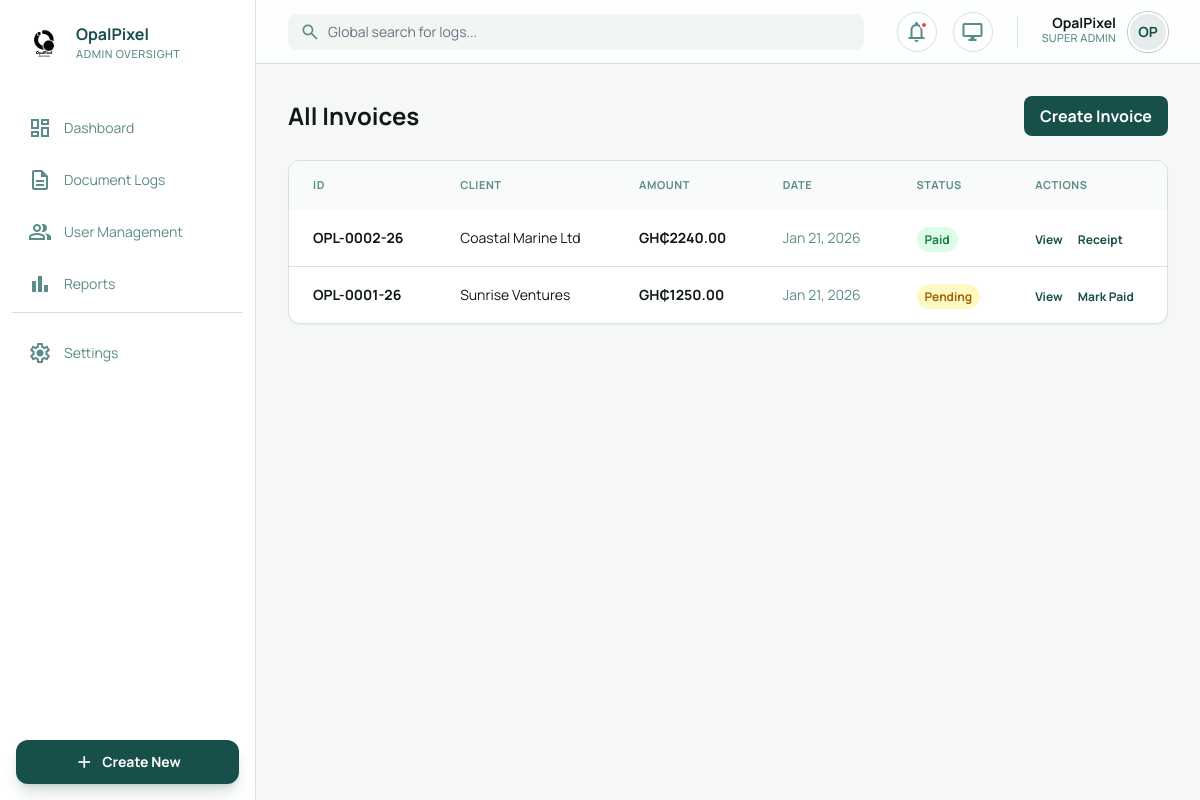
/invoices (signed in), run on the app's committed database.
### models.py (models this page shows, shortened)
class User(UserMixin, db.Model):
    id = db.Column(db.Integer, primary_key=True)
    full_name = db.Column(db.String(100), nullable=False)
    worker_id = db.Column(db.String(50), unique=True, nullable=False)
    position = db.Column(db.String(50))
    nationality = db.Column(db.String(80))
    location = db.Column(db.String(150))
    address = db.Column(db.String(255))
    image_path = db.Column(db.String(255))
    role = db.Column(db.String(20), default='worker') # 'admin' or 'worker'
    password_hash = db.Column(db.String(128))

class Invoice(db.Model):
    id = db.Column(db.Integer, primary_key=True)
    invoice_number = db.Column(db.String(30), unique=True)
    client_name = db.Column(db.String(100), nullable=False)
    client_email = db.Column(db.String(120))
    client_phone = db.Column(db.String(30))
    client_address = db.Column(db.String(255))
    amount = db.Column(db.Float, nullable=False)
    tax_rate = db.Column(db.Float, default=0.0)
    tax_amount = db.Column(db.Float, default=0.0)
    status = db.Column(db.String(20), default='Pending') # Pending, Paid
    date_created = db.Column(db.DateTime, default=datetime.utcnow)
    due_date = db.Column(db.DateTime)
    user_id = db.Column(db.Integer, db.ForeignKey('user.id'), nullable=False)
    user = db.relationship('User', backref='invoices', lazy=True)
    items = db.relationship('InvoiceItem', backref='invoice', lazy=True)
    receipt = db.relationship('Receipt', backref='invoice', uselist=False, lazy=True)

### app.py (the view)
@app.route('/invoices')
@login_required
def invoices_list():
    if current_user.role != 'admin': return redirect(url_for('worker_dashboard'))
    invoices = Invoice.query.order_by(Invoice.date_created.desc()).all()
    return render_template('invoices_list.html', user=current_user, invoices=invoices)

### auth.py (called while the page is built)
@login_manager.user_loader
def load_user(user_id):
    return User.query.get(int(user_id))

### templates/invoices_list.html
{% extends "base_admin.html" %}
{% block content %}
<div class="space-y-6">
    <div class="flex justify-between items-center">
        <h2 class="text-2xl font-bold">All Invoices</h2>
        <a href="{{ url_for('create_invoice') }}" class="bg-primary text-white px-4 py-2 rounded-lg font-bold">
            Create Invoice
        </a>
    </div>
    <div class="bg-white dark:bg-[#1a2b2a] rounded-xl border border-[#d3e3e2] dark:border-[#2a3a39] shadow-sm overflow-hidden">
        <div class="overflow-x-auto">
            <table class="w-full text-left">
                <thead class="bg-[#f9fafa] dark:bg-[#233534] text-[#5a8c88] text-[11px] font-bold uppercase tracking-wider">
                    <tr>
                        <th class="px-6 py-4">ID</th>
                        <th class="px-6 py-4">Client</th>
                        <th class="px-6 py-4">Amount</th>
                        <th class="px-6 py-4">Date</th>
                        <th class="px-6 py-4">Status</th>
                        <th class="px-6 py-4">Actions</th>
                    </tr>
                </thead>
                <tbody class="divide-y divide-[#d3e3e2] dark:divide-[#2a3a39]">
                    {% for invoice in invoices %}
                    <tr class="hover:bg-gray-50 dark:hover:bg-[#233534]/50 transition-colors">
                        <td class="px-6 py-4 font-bold text-sm">{{ invoice.invoice_number or ('#INV-' ~ invoice.id) }}</td>
                        <td class="px-6 py-4 text-sm">{{ invoice.client_name }}</td>
                        <td class="px-6 py-4 font-bold text-sm">GH₵{{ "%.2f"|format(invoice.amount) }}</td>
                        <td class="px-6 py-4 text-sm text-[#5a8c88]">{{ invoice.date_created.strftime('%b %d, %Y') }}</td>
                        <td class="px-6 py-4">
                            {% if invoice.status == 'Paid' %}
                                <span class="px-2 py-1 rounded-full text-xs font-bold bg-green-100 text-green-700">Paid</span>
                            {% else %}
                                <span class="px-2 py-1 rounded-full text-xs font-bold bg-yellow-100 text-yellow-700">Pending</span>
                            {% endif %}
                        </td>
                        <td class="px-6 py-4 space-x-3">
                            <a href="{{ url_for('view_invoice', invoice_id=invoice.id) }}" class="text-primary font-bold text-xs hover:underline">View</a>
                            {% if invoice.status == 'Pending' %}
                                <form action="{{ url_for('pay_invoice', invoice_id=invoice.id) }}" method="POST" class="inline">
                                    <button class="text-primary font-bold text-xs hover:underline">Mark Paid</button>
                                </form>
                            {% else %}
                                <a href="{{ url_for('view_receipt', invoice_id=invoice.id) }}" class="text-primary font-bold text-xs hover:underline">Receipt</a>
                            {% endif %}
                        </td>
                    </tr>
                    {% endfor %}
                </tbody>
            </table>
        </div>
    </div>
</div>
{% endblock %}

### templates/base_admin.html (shortened to what this page needs)
<!DOCTYPE html>
<html lang="en" class="light">
<head>
  <script src="https://cdn.tailwindcss.com?plugins=forms,container-queries"></script>
  <script id="tailwind-config">
    tailwind.config = {
      darkMode: "class",
      theme: {
        extend: {
          colors: {
            primary: "#174f4a",
            accent: "#F4B393",
            "background-light": "#f6f8f8",
            "background-dark": "#131f1e",
          },
          fontFamily: {
            display: ["Manrope", "sans-serif"],
          },
        },
      },
    };
  </script>
</head>
<body class="bg-background-light dark:bg-background-dark text-[#101918] dark:text-[#f9fbfb] min-h-screen flex overflow-hidden">
  <aside class="w-64 border-r border-[#d3e3e2] dark:border-[#2a3a39] bg-white dark:bg-[#1a2b2a] flex flex-col h-screen shrink-0">
    <div class="p-6 flex items-center gap-3">
      <img src="{{ url_for('static', filename='uploads/Logo opalpixel_1.png') }}" alt="OpalPixel" class="size-10 rounded-xl object-contain">
      <div>
        <h1 class="text-primary dark:text-[#f9fbfb] text-base font-bold leading-none">OpalPixel</h1>
        <p class="text-[#5a8c88] text-[11px] font-medium uppercase tracking-wider mt-1">Admin Oversight</p>
      </div>
    </div>
    <nav class="flex-1 px-3 py-4 space-y-1">
      <a class="flex items-center gap-3 px-4 py-3 rounded-lg text-[#5a8c88] hover:bg-gray-50 dark:hover:bg-[#233534] transition-colors {{ 'active-nav' if request.endpoint == 'dashboard' else '' }}" href="{{ url_for('dashboard') }}">
        <span class="material-symbols-outlined">dashboard</span><span class="text-sm">Dashboard</span>
      </a>
      <a class="flex items-center gap-3 px-4 py-3 rounded-lg text-[#5a8c88] hover:bg-gray-50 dark:hover:bg-[#233534] transition-colors {{ 'active-nav' if request.endpoint == 'document_logs' else '' }}" href="{{ url_for('document_logs') }}">
        <span class="material-symbols-outlined">description</span><span class="text-sm">Document Logs</span>
      </a>
      <a class="flex items-center gap-3 px-4 py-3 rounded-lg text-[#5a8c88] hover:bg-gray-50 dark:hover:bg-[#233534] transition-colors {{ 'active-nav' if request.endpoint == 'user_management' else '' }}" href="{{ url_for('user_management') }}">
        <span class="material-symbols-outlined">group</span><span class="text-sm">User Management</span>
      </a>
      <a class="flex items-center gap-3 px-4 py-3 rounded-lg text-[#5a8c88] hover:bg-gray-50 dark:hover:bg-[#233534] transition-colors {{ 'active-nav' if request.endpoint == 'reports' else '' }}" href="{{ url_for('reports') }}">
        <span class="material-symbols-outlined">bar_chart</span><span class="text-sm">Reports</span>
      </a>
      <div class="pt-4 mt-4 border-t border-[#d3e3e2] dark:border-[#2a3a39]">
        <a class="flex items-center gap-3 px-4 py-3 rounded-lg text-[#5a8c88] hover:bg-gray-50 dark:hover:bg-[#233534] transition-colors {{ 'active-nav' if request.endpoint == 'settings' else '' }}" href="{{ url_for('settings') }}">
          <span class="material-symbols-outlined">settings</span><span class="text-sm">Settings</span>
        </a>
      </div>
    </nav>
    <div class="p-4 mt-auto">
      <button onclick="document.getElementById('createModal').classList.remove('hidden')" class="w-full bg-primary text-white py-3 rounded-xl font-bold text-sm flex items-center justify-center gap-2 shadow-lg shadow-primary/20 hover:bg-primary/90 transition-colors">
        <span class="material-symbols-outlined text-[20px]">add</span>
        Create New
      </button>
    </div>
  </aside>
  <main class="flex-1 flex flex-col overflow-hidden h-screen">
    <header class="h-16 border-b border-[#d3e3e2] dark:border-[#2a3a39] bg-white/80 dark:bg-[#1a2b2a]/80 backdrop-blur-md px-8 flex items-center justify-between z-10">
      <div class="flex items-center gap-4 flex-1 max-w-xl">
        <div class="relative w-full">
          <span class="material-symbols-outlined absolute left-3 top-1/2 -translate-y-1/2 text-[#5a8c88] text-[20px]">search</span>
          <input class="w-full bg-[#f1f5f4] dark:bg-[#233534] border-none rounded-lg pl-10 pr-4 py-2 text-sm focus:ring-2 focus:ring-primary/20" placeholder="Global search for logs..." type="text" />
        </div>
      </div>
      <div class="flex items-center gap-4">
        <button class="size-10 rounded-full border border-[#d3e3e2] dark:border-[#2a3a39] flex items-center justify-center text-[#5a8c88] relative hover:bg-gray-50 transition-colors">
          <span class="material-symbols-outlined">notifications</span>
          <span class="absolute top-2 right-2 size-2 bg-red-500 rounded-full border-2 border-white dark:border-[#1a2b2a]"></span>
        </button>
        <button class="size-10 rounded-full border border-[#d3e3e2] dark:border-[#2a3a39] flex items-center justify-center text-[#5a8c88] hover:bg-gray-50 transition-colors">
          <span class="material-symbols-outlined">desktop_windows</span>
        </button>
        <div class="flex items-center gap-3">
          <div class="text-right hidden sm:block">
            <p class="text-sm font-bold leading-none">{{ user.full_name }}</p>
            <p class="text-[11px] text-[#5a8c88] font-medium uppercase tracking-wide">{{ 'SUPER ADMIN' if user.role == 'admin' else user.position or 'Staff' }}</p>
          </div>
          <div class="relative group">
            {% if user.image_path %}
            <img src="{{ url_for('static', filename=user.image_path) }}" alt="{{ user.full_name }}" class="size-10 rounded-full object-cover border-2 border-white shadow-sm ring-1 ring-primary/30">
            {% else %}
            <div class="size-10 rounded-full bg-primary/10 border-2 border-white shadow-sm ring-1 ring-primary/30 flex items-center justify-center text-primary font-bold text-sm">
              {{ user.full_name[:2].upper() }}
            </div>
            {% endif %}
          </div>
        </div>
      </div>
    </header>
    <div id="dashboardContent" class="flex-1 overflow-y-auto p-8 custom-scrollbar dashboard-scroll">
      {% block content %}{% endblock %}
    </div>
  </main>
</body>
</html>

### templates/base_admin.html (style rules this page uses)
body { font-family: 'Manrope', sans-serif; }
.material-symbols-outlined { font-variation-settings: 'FILL' 0, 'wght' 400, 'GRAD' 0, 'opsz' 24; }
.dashboard-scroll { max-height: calc(100vh - 64px); }

### data on the page
User: full_name "OpalPixel", role "SUPER ADMIN", full_name "OP"
Invoice: invoice_number "OPL-0002-26", client_name "Coastal Marine Ltd", amount "2240.00", date_created "Jan 21, 2026", status "Paid"
Invoice: invoice_number "OPL-0001-26", client_name "Sunrise Ventures", amount "1250.00", date_created "Jan 21, 2026", status "Pending"
